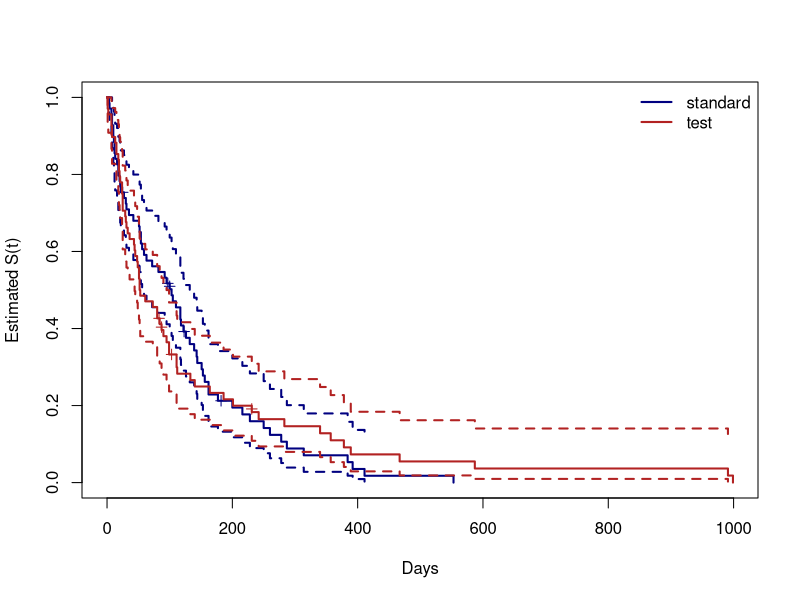

The R source for this figure:
## ---- chunk 1
knitr::opts_chunk$set(echo = TRUE, message = FALSE, warning = FALSE)
## ---- chunk 2
library(survival)
vet <- survival::veteran
vet$trt <- factor(vet$trt, levels = 1:2, labels = c("standard", "test"))
str(vet)
table(vet$status)          # 128 deaths, 9 censored
## ---- chunk 3
head(Surv(vet$time, vet$status), 15)
## ---- chunk 4
sub10 <- vet[6:15, c("time", "status")]
sub10[order(sub10$time), ]

# event times, numbers at risk and deaths
ev  <- sort(unique(sub10$time[sub10$status == 1]))
n_j <- sapply(ev, function(t) sum(sub10$time >= t))
d_j <- sapply(ev, function(t) sum(sub10$time == t & sub10$status == 1))
S   <- cumprod(1 - d_j / n_j)
gw  <- cumsum(d_j / (n_j * (n_j - d_j)))      # Greenwood sum
data.frame(t = ev, n = n_j, d = d_j, S = round(S, 4),
           se = round(S * sqrt(gw), 4))
## ---- chunk 5
km10 <- survfit(Surv(time, status) ~ 1, data = sub10)
summary(km10)
km10        # median = 82 days: first time with S(t) <= 0.5
## ---- chunk 6
km_trt <- survfit(Surv(time, status) ~ trt, data = vet)
km_trt                                   # medians with 95% CIs
summary(km_trt, times = c(90, 180, 365)) # survival at fixed times

km_cell <- survfit(Surv(time, status) ~ celltype, data = vet)
km_cell
## ---- chunk 7
plot(km_trt, col = c("navy", "firebrick"), lwd = 2, conf.int = TRUE, mark.time = TRUE,
     xlab = "Days", ylab = "Estimated S(t)")
legend("topright", c("standard", "test"), col = c("navy", "firebrick"), lwd = 2, bty = "n")
## ---- chunk 8
survdiff(Surv(time, status) ~ trt, data = vet)       # chi-sq = 0.008, p = 0.93
survdiff(Surv(time, status) ~ celltype, data = vet)  # chi-sq = 25.4 on 3 df
## ---- chunk 9
tj <- sort(unique(vet$time[vet$status == 1]))
parts <- t(sapply(tj, function(t) {
  at_risk <- vet$time >= t
  n  <- sum(at_risk); n1 <- sum(at_risk & vet$trt == "standard")
  d  <- sum(vet$time == t & vet$status == 1)
  d1 <- sum(vet$time == t & vet$status == 1 & vet$trt == "standard")
  c(O = d1, E = n1 * d / n,
    V = if (n > 1) n1 * (n - n1) * d * (n - d) / (n^2 * (n - 1)) else 0)
}))
O <- sum(parts[, "O"]); E <- sum(parts[, "E"]); V <- sum(parts[, "V"])
c(O = O, E = E, V = V, chisq = (O - E)^2 / V)
